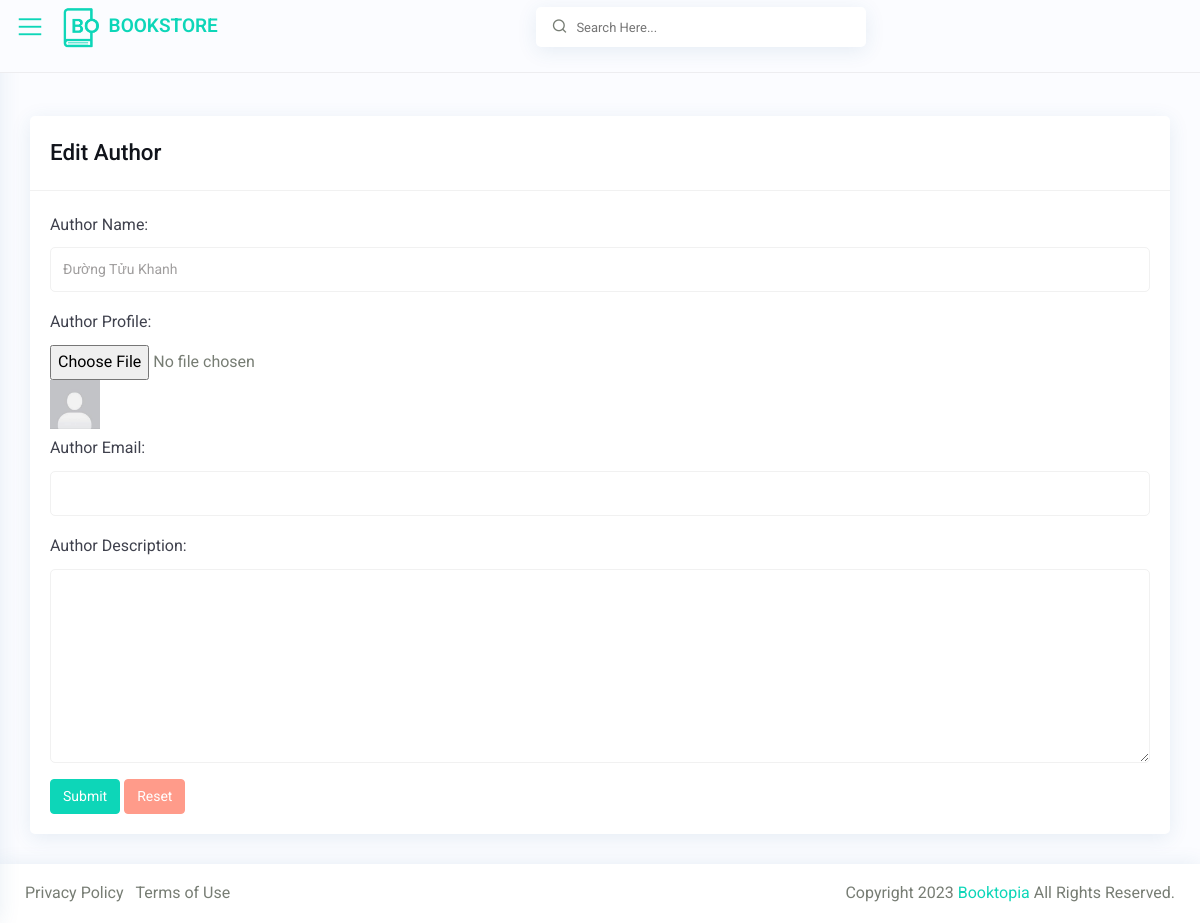
Page /admin_fix_author.php?id=6 on the committed database.
### tables this page shows
CREATE TABLE `author` (
  `author_id` int(11) NOT NULL,
  `author_name` varchar(200) NOT NULL,
  `author_description` varchar(1000) NOT NULL,
  `author_img` varchar(200) NOT NULL,
  `author_email` varchar(200) NOT NULL
);

### admin_fix_author.php (the view, shortened to what this page needs)
<?php
    include('./layout/admin_header.php');
    $id = $_GET['id'];
    $sql ="SELECT  `author_id`, `author_name`, `author_description`, `author_img`, `author_email` FROM `author` WHERE  `author_id` ='".$id."'";
    $ketQuaTruyVan = mysqli_query($conn,$sql);
    if($ketQuaTruyVan->num_rows>0){
      $author = $ketQuaTruyVan->fetch_assoc();
    }
?>
         <div id="content-page" class="content-page">
            <div class="container-fluid">
               <div class="row">
                  <div class="col-sm-12">
                     <div class="iq-card">
                        <div class="iq-card-header d-flex justify-content-between">
                           <div class="iq-header-title">
                              <h4 class="card-title">Edit Author</h4>
                           </div>
                        </div>
                        <div class="iq-card-body">
                        <form action="./admin_handle/admin_fix_author.php" method="POST">
                              <div class="form-group">
                                 <label>Author Name:</label>
                                 <input type="text" name="name" value="<?=$author['author_name']?>" class="form-control">
                              </div>
                              <div class="form-group">
                                 <label>Author Profile:</label>
                                 <div class="custom-file">
                                    <input type="file" value="<?=$author['author_img']?>" name="img_new" id="file_anh">
                                    <br>
                                    <img src="./images/author/<?=$author['author_img']?>" alt="" id="img_show" style="width:50px">
                                 </div>
                              </div>
                              <div class="form-group">
                                 <label>Author Email:</label>
                                 <input type="email" name="email" value="<?=$author['author_email']?>" class="form-control">
                              </div>
                              <div class="form-group">
                                 <label>Author Description:</label>
                                 <textarea class="form-control" name="description" rows="4"><?=$author['author_description']?></textarea>
                              </div>
                              <button type="submit" class="btn btn-primary">Submit</button>
                              <button type="reset" class="btn btn-danger">Reset</button>
                           </form>
                        </div>
                     </div>
                  </div>
               </div>
            </div>
         </div>
      </div>
<?php
    include('./layout/admin_footer.php')
?>

### css/typography.css (style rules this page uses)
body { font-family: 'Roboto', sans-serif; font-weight: 400; font-style: normal; font-size: 16px; line-height: 1.8; padding: 0; margin: 0; color: var(--iq-body-text); background: var(--iq-body-bg); }
a, .btn { -webkit-transition: all 0.5s ease-out 0s; -moz-transition: all 0.5s ease-out 0s; -ms-transition: all 0.5s ease-out 0s; -o-transition: all 0.5s ease-out 0s; transition: all 0.5s ease-out 0s; }
a, button, input, btn { outline: medium none !important; }
h1, h2, h3, h4, h5, h6 { font-family: 'Roboto', sans-serif; font-weight: 500; margin: 0px; line-height: 1.5; color: var(--iq-title-text); }
label { font-weight: normal; }
h4 { font-size: 1.400em; }
label { color: var(--iq-dark); }
.form-control { height: 45px; line-height: 45px; background: transparent; border: 1px solid var(--iq-border-light); font-size: 14px; color: var(--iq-secondary); border-radius: 5px; }
.iq-card { background: var(--iq-light-card); -webkit-border-radius: 5px; -moz-border-radius: 5px; border-radius: 5px; margin-bottom: 30px; border: none; -webkit-box-shadow: 0px 4px 20px 0px rgba(44, 101, 144, 0.1); box-shadow: 0px 4px 20px 0px rgba(44, 101, 144, 0.1); }
.iq-card-body { padding: 20px; }
.iq-card .iq-card-header, .iq-card-transparent .iq-card-header { padding: 20px; margin-bottom: 0; -ms-flex-align: center !important; align-items: center !important; border-bottom: 1px solid var(--iq-border-light); }
.iq-card .iq-card-header .iq-header-title .card-title, .iq-card-transparent .iq-card-header .iq-header-title .card-title { margin-bottom: 0; }
.btn { font-size: 14px; border-radius: 4px; }
.btn-primary { background: var(--iq-primary); border-color: var(--iq-primary); }
.btn-danger { background-color: var(--iq-danger); border-color: var(--iq-danger); }

### css/responsive.css (style rules this page uses)
@media (max-width:1299px) { .content-page, body.sidebar-main .content-page { margin-left: 0; padding: 116px 15px 0; } }

### css/variable.css (style rules this page uses)
:root { --iq-title-text: #11141b; --iq-body-text: #777D74; --iq-body-bg : #fbfcff; --iq-primary: #0dd6b8; --iq-secondary: #a09e9e; --iq-success: #49f0d3; --iq-warning: #ffba68; --iq-danger: #ff9b8a; --iq-info: #d592ff; --iq-dark: #3f414d; --iq-light: #fafafb; --iq-white: #ffffff; --iq-black: #000000; --iq-gray: #b1b1b1; --iq-light-primary: #fbfcff; --iq-light-secondary: #f1f2f1; --iq-light-success: #eefff2; --iq-light-danger: #fff5f4; --iq-light-warning: #fffcf3; --iq-light-info: #eee6f5; --iq-light-dark: #f0efef; --iq-primary-hover: #11e1c2; --iq-secondary-hover: #807e7e; --iq-success-hover: #42f9d9; --iq-danger-hover: #f78673; --iq-warning-hover: #fdb45e; --iq-info-hover: #c280ea; --iq-dark-hover: #44454e; --iq-light-hover: #eaeeff; --iq-border: #ededf0; --iq-border-light: #f1f1f1; --iq-border-danger: #ff9273; --iq-light-card: #ffffff; --iq-primary-rgb: 100, 114, 248; --iq-primary-light: #f3fffe; --iq-color1: #4e37b2; --iq-color2: #02d871; --iq-color3: #309cf3; --iq-color4: #ff00ff; --iq-color5: #fb1f4c; --iq-color6: #00ced1; --iq-color7: #f35f3b; --iq-color8: #fde117; --iq-color9: #ff0000; --iq-color10: #88028c; --iq-color11: #00d5ab; --iq-color12: #ce9252; --iq-color13: #f9ae02; --iq-color14: #1e7fe4; --iq-color15: #006400; --iq-color16: #fa7c04; --iq-color17: #81bf02; --iq-color18: #99a7ca; --iq-color19: #3d2a26; --iq-color20: #a0746b; }

### rows in the picture
author: name "Đường Tửu Khanh", author_img (picture)
